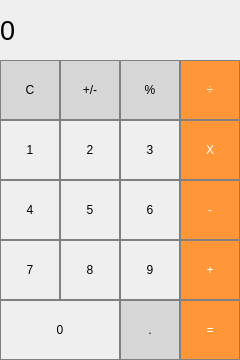
<?xml version="1.0" encoding="UTF-8"?>
<ui version="4.0">
 <class>MainWindow</class>
 <widget class="QMainWindow" name="MainWindow">
  <property name="geometry">
   <rect>
    <x>0</x>
    <y>0</y>
    <width>240</width>
    <height>360</height>
   </rect>
  </property>
  <property name="windowTitle">
   <string>MainWindow</string>
  </property>
  <property name="styleSheet">
   <string notr="true">Qlabel {
	qproperty-alignment: 'AlignVCenter | AlignRight';
	border: 1px solid gray;
}

background-color : white;</string>
  </property>
  <widget class="QWidget" name="centralWidget">
   <widget class="QLabel" name="label">
    <property name="geometry">
     <rect>
      <x>0</x>
      <y>0</y>
      <width>240</width>
      <height>60</height>
     </rect>
    </property>
    <property name="font">
     <font>
      <pointsize>20</pointsize>
     </font>
    </property>
    <property name="styleSheet">
     <string notr="true">QLabel{
	qproperty-alignment: 'AlignVCenter | AlignRight';
	border: 1px solid gray;
}

background-color :  white;</string>
    </property>
    <property name="text">
     <string>0</string>
    </property>
   </widget>
   <widget class="QPushButton" name="pushButton_clear">
    <property name="geometry">
     <rect>
      <x>0</x>
      <y>60</y>
      <width>60</width>
      <height>60</height>
     </rect>
    </property>
    <property name="styleSheet">
     <string notr="true">QPushButton {
  background-color: rgb(215, 215, 215);
  border: 1px solid gray;
}
QPushButton:pressed {
    background-color: qlineargradient(x1: 0, y1: 0, x2: 0, y2: 1, stop: 0 #BEBEBE, stop: 1 #D7D7D7);
}</string>
    </property>
    <property name="text">
     <string>C</string>
    </property>
   </widget>
   <widget class="QPushButton" name="pushButton_1">
    <property name="geometry">
     <rect>
      <x>0</x>
      <y>120</y>
      <width>60</width>
      <height>60</height>
     </rect>
    </property>
    <property name="styleSheet">
     <string notr="true">QPushButton {
   border: 1px solid gray;
}
QPushButton:pressed {
    background-color: qlineargradient(x1: 0, y1: 0, x2: 0, y2: 1, stop: 0 #dadbde, stop: 1 #f6f7fa);
}</string>
    </property>
    <property name="text">
     <string>1</string>
    </property>
   </widget>
   <widget class="QPushButton" name="pushButton_4">
    <property name="geometry">
     <rect>
      <x>0</x>
      <y>180</y>
      <width>60</width>
      <height>60</height>
     </rect>
    </property>
    <property name="styleSheet">
     <string notr="true">QPushButton {
   border: 1px solid gray;
}
QPushButton:pressed {
    background-color: qlineargradient(x1: 0, y1: 0, x2: 0, y2: 1, stop: 0 #dadbde, stop: 1 #f6f7fa);
}</string>
    </property>
    <property name="text">
     <string>4</string>
    </property>
   </widget>
   <widget class="QPushButton" name="pushButton_7">
    <property name="geometry">
     <rect>
      <x>0</x>
      <y>240</y>
      <width>60</width>
      <height>60</height>
     </rect>
    </property>
    <property name="styleSheet">
     <string notr="true">QPushButton {
   border: 1px solid gray;
}
QPushButton:pressed {
    background-color: qlineargradient(x1: 0, y1: 0, x2: 0, y2: 1, stop: 0 #dadbde, stop: 1 #f6f7fa);
}</string>
    </property>
    <property name="text">
     <string>7</string>
    </property>
   </widget>
   <widget class="QPushButton" name="pushButton_plusMinus">
    <property name="geometry">
     <rect>
      <x>60</x>
      <y>60</y>
      <width>60</width>
      <height>60</height>
     </rect>
    </property>
    <property name="styleSheet">
     <string notr="true">QPushButton {
  background-color: rgb(215, 215, 215);
  border: 1px solid gray;
}
QPushButton:pressed {
    background-color: qlineargradient(x1: 0, y1: 0, x2: 0, y2: 1, stop: 0 #BEBEBE, stop: 1 #D7D7D7);
}</string>
    </property>
    <property name="text">
     <string>+/-</string>
    </property>
   </widget>
   <widget class="QPushButton" name="pushButton_2">
    <property name="geometry">
     <rect>
      <x>60</x>
      <y>120</y>
      <width>60</width>
      <height>60</height>
     </rect>
    </property>
    <property name="styleSheet">
     <string notr="true">QPushButton {
   border: 1px solid gray;
}
QPushButton:pressed {
    background-color: qlineargradient(x1: 0, y1: 0, x2: 0, y2: 1, stop: 0 #dadbde, stop: 1 #f6f7fa);
}</string>
    </property>
    <property name="text">
     <string>2</string>
    </property>
   </widget>
   <widget class="QPushButton" name="pushButton_8">
    <property name="geometry">
     <rect>
      <x>60</x>
      <y>240</y>
      <width>60</width>
      <height>60</height>
     </rect>
    </property>
    <property name="styleSheet">
     <string notr="true">QPushButton {
   border: 1px solid gray;
}
QPushButton:pressed {
    background-color: qlineargradient(x1: 0, y1: 0, x2: 0, y2: 1, stop: 0 #dadbde, stop: 1 #f6f7fa);
}</string>
    </property>
    <property name="text">
     <string>8</string>
    </property>
   </widget>
   <widget class="QPushButton" name="pushButton_5">
    <property name="geometry">
     <rect>
      <x>60</x>
      <y>180</y>
      <width>60</width>
      <height>60</height>
     </rect>
    </property>
    <property name="styleSheet">
     <string notr="true">QPushButton {
   border: 1px solid gray;
}
QPushButton:pressed {
    background-color: qlineargradient(x1: 0, y1: 0, x2: 0, y2: 1, stop: 0 #dadbde, stop: 1 #f6f7fa);
}</string>
    </property>
    <property name="text">
     <string>5</string>
    </property>
   </widget>
   <widget class="QPushButton" name="pushButton_percent">
    <property name="geometry">
     <rect>
      <x>120</x>
      <y>60</y>
      <width>60</width>
      <height>60</height>
     </rect>
    </property>
    <property name="styleSheet">
     <string notr="true">QPushButton {
  background-color: rgb(215, 215, 215);
  border: 1px solid gray;
}
QPushButton:pressed {
    background-color: qlineargradient(x1: 0, y1: 0, x2: 0, y2: 1, stop: 0 #BEBEBE, stop: 1 #D7D7D7);
}</string>
    </property>
    <property name="text">
     <string>%</string>
    </property>
   </widget>
   <widget class="QPushButton" name="pushButton_3">
    <property name="geometry">
     <rect>
      <x>120</x>
      <y>120</y>
      <width>60</width>
      <height>60</height>
     </rect>
    </property>
    <property name="styleSheet">
     <string notr="true">QPushButton {
   border: 1px solid gray;
}
QPushButton:pressed {
    background-color: qlineargradient(x1: 0, y1: 0, x2: 0, y2: 1, stop: 0 #dadbde, stop: 1 #f6f7fa);
}</string>
    </property>
    <property name="text">
     <string>3</string>
    </property>
   </widget>
   <widget class="QPushButton" name="pushButton_9">
    <property name="geometry">
     <rect>
      <x>120</x>
      <y>240</y>
      <width>60</width>
      <height>60</height>
     </rect>
    </property>
    <property name="styleSheet">
     <string notr="true">QPushButton {
   border: 1px solid gray;
}
QPushButton:pressed {
    background-color: qlineargradient(x1: 0, y1: 0, x2: 0, y2: 1, stop: 0 #dadbde, stop: 1 #f6f7fa);
}</string>
    </property>
    <property name="text">
     <string>9</string>
    </property>
   </widget>
   <widget class="QPushButton" name="pushButton_6">
    <property name="geometry">
     <rect>
      <x>120</x>
      <y>180</y>
      <width>60</width>
      <height>60</height>
     </rect>
    </property>
    <property name="styleSheet">
     <string notr="true">QPushButton {
   border: 1px solid gray;
}
QPushButton:pressed {
    background-color: qlineargradient(x1: 0, y1: 0, x2: 0, y2: 1, stop: 0 #dadbde, stop: 1 #f6f7fa);
}</string>
    </property>
    <property name="text">
     <string>6</string>
    </property>
   </widget>
   <widget class="QPushButton" name="pushButton_divide">
    <property name="geometry">
     <rect>
      <x>180</x>
      <y>60</y>
      <width>60</width>
      <height>60</height>
     </rect>
    </property>
    <property name="styleSheet">
     <string notr="true">QPushButton {
  background-color: rgb(255, 151, 57);
  color: white; 
  border: 1px solid gray;
}

QPushButton:pressed {
    background-color: qlineargradient(x1: 0, y1: 0, x2: 0, y2: 1, stop: 0 #FF7832, stop: 1 #FF9739);
}</string>
    </property>
    <property name="text">
     <string>÷</string>
    </property>
   </widget>
   <widget class="QPushButton" name="pushButton_multiply">
    <property name="geometry">
     <rect>
      <x>180</x>
      <y>120</y>
      <width>60</width>
      <height>60</height>
     </rect>
    </property>
    <property name="styleSheet">
     <string notr="true">QPushButton {
  background-color: rgb(255, 151, 57);
  color: white; 
  border: 1px solid gray;
}

QPushButton:pressed {
    background-color: qlineargradient(x1: 0, y1: 0, x2: 0, y2: 1, stop: 0 #FF7832, stop: 1 #FF9739);
}</string>
    </property>
    <property name="text">
     <string>X</string>
    </property>
   </widget>
   <widget class="QPushButton" name="pushButton_add">
    <property name="geometry">
     <rect>
      <x>180</x>
      <y>240</y>
      <width>60</width>
      <height>60</height>
     </rect>
    </property>
    <property name="styleSheet">
     <string notr="true">QPushButton {
  background-color: rgb(255, 151, 57);
  color: white; 
  border: 1px solid gray;
}

QPushButton:pressed {
    background-color: qlineargradient(x1: 0, y1: 0, x2: 0, y2: 1, stop: 0 #FF7832, stop: 1 #FF9739);
}</string>
    </property>
    <property name="text">
     <string>+</string>
    </property>
   </widget>
   <widget class="QPushButton" name="pushButton_substract">
    <property name="geometry">
     <rect>
      <x>180</x>
      <y>180</y>
      <width>60</width>
      <height>60</height>
     </rect>
    </property>
    <property name="styleSheet">
     <string notr="true">QPushButton {
  background-color: rgb(255, 151, 57);
  color: white; 
  border: 1px solid gray;
}

QPushButton:pressed {
    background-color: qlineargradient(x1: 0, y1: 0, x2: 0, y2: 1, stop: 0 #FF7832, stop: 1 #FF9739);
}</string>
    </property>
    <property name="text">
     <string>-</string>
    </property>
   </widget>
   <widget class="QPushButton" name="pushButton_0">
    <property name="geometry">
     <rect>
      <x>0</x>
      <y>300</y>
      <width>120</width>
      <height>60</height>
     </rect>
    </property>
    <property name="styleSheet">
     <string notr="true">QPushButton {
   border: 1px solid gray;
}
QPushButton:pressed {
    background-color: qlineargradient(x1: 0, y1: 0, x2: 0, y2: 1, stop: 0 #dadbde, stop: 1 #f6f7fa);
}</string>
    </property>
    <property name="text">
     <string>0</string>
    </property>
   </widget>
   <widget class="QPushButton" name="pushButton_equals">
    <property name="geometry">
     <rect>
      <x>180</x>
      <y>300</y>
      <width>60</width>
      <height>60</height>
     </rect>
    </property>
    <property name="styleSheet">
     <string notr="true">QPushButton {
  background-color: rgb(255, 151, 57);
  color: white; 
  border: 1px solid gray;
}

QPushButton:pressed {
    background-color: qlineargradient(x1: 0, y1: 0, x2: 0, y2: 1, stop: 0 #FF7832, stop: 1 #FF9739);
}</string>
    </property>
    <property name="text">
     <string>=</string>
    </property>
   </widget>
   <widget class="QPushButton" name="pushButton_dot">
    <property name="geometry">
     <rect>
      <x>120</x>
      <y>300</y>
      <width>60</width>
      <height>60</height>
     </rect>
    </property>
    <property name="styleSheet">
     <string notr="true">QPushButton {
  background-color: rgb(215, 215, 215);
  border: 1px solid gray;
}
QPushButton:pressed {
    background-color: qlineargradient(x1: 0, y1: 0, x2: 0, y2: 1, stop: 0 #BEBEBE, stop: 1 #D7D7D7);
}</string>
    </property>
    <property name="text">
     <string>.</string>
    </property>
   </widget>
  </widget>
 </widget>
 <layoutdefault spacing="6" margin="11"/>
 <resources/>
 <connections/>
</ui>
